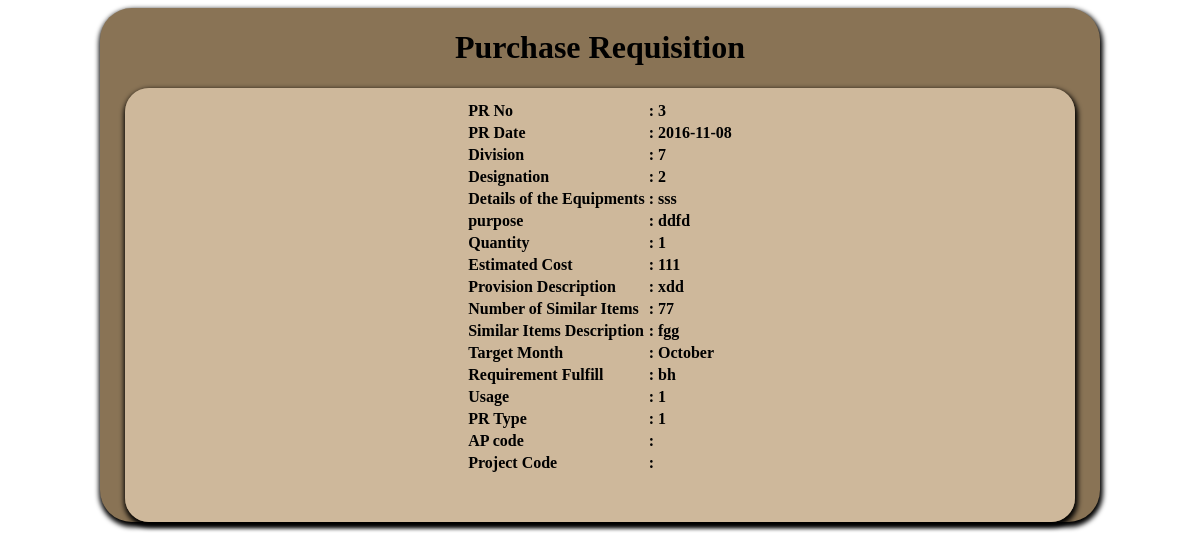
The page /pr_request_view.php?id=3 on the database its author committed.
### tables this page shows
CREATE TABLE `pc_pr_dtls_tbl` (
  `pr_dtls_code` int(11) NOT NULL,
  `pr_no` varchar(25) NOT NULL,
  `applicant` int(10) NOT NULL,
  `serial_no` int(10) NOT NULL,
  `DivisionCode` int(5) NOT NULL,
  `Name_officer` varchar(300) NOT NULL,
  `descrip` varchar(200) NOT NULL,
  `pr_date` date NOT NULL,
  `quantity` double NOT NULL,
  `pur_ type` varchar(400) NOT NULL,
  `purpose` varchar(600) NOT NULL,
  `DesigCode` int(5) NOT NULL,
  `Dtls_of_equipment` varchar(1000) NOT NULL,
  `est_cost` double NOT NULL,
  `act_cost` double NOT NULL,
  `bud_pro_des` text NOT NULL,
  `alter_source` text NOT NULL,
  `provision_des` varchar(600) NOT NULL,
  `simiar_item` int(10) NOT NULL,
  `similar_des` text NOT NULL,
  `head_rec` int(10) NOT NULL,
  `head_rec_date` date NOT NULL,
  `head_rec_sta` varchar(3) NOT NULL,
  `rec_ddg` int(10) NOT NULL,
  `rec_ddg_date` date NOT NULL,
  `rec_ddg_sta` varchar(3) NOT NULL,
  `autri_dg` int(10) NOT NULL,
  `autri_dg_date` date NOT NULL,
  `autri_dg_sta` varchar(3) NOT NULL,
  `usage_no` int(11) NOT NULL,
  `req_fulfill` varchar(1000) NOT NULL,
  `target_month` varchar(500) NOT NULL,
  `pro_code` varchar(20) NOT NULL,
  `pr_type_no` int(11) NOT NULL,
  `file_no` varchar(25) NOT NULL,
  `remarks` varchar(10) DEFAULT NULL,
  `ap_code` varchar(20) NOT NULL
);

### pr_request_view.php (the view, shortened to what this page needs)
<html>
<head>
<link href="css/Css_file.css" rel="stylesheet" type="text/css">
</head>
<body onLoad="sessSet('pr_request.php')" onClick="mytstfunc()">
<div id="wrapp">
 <form id="form1" name="form1" method="post" action="" >
  <table id="wrapped2" align="center" width="136%"  border="0" cellpadding="10" cellspacing="1">
   <caption>
   <h1>Purchase Requisition</h1>
   </caption>
   <tr>
    <td><table border="0" align="center">
      <tr>
           <th align="left">PR No</th>
           <th>:</th>
           <td name="txtusername" id = "txtusername">
           <?php
            $pr=$_GET['id'];
            $ress = mysql_query("SELECT * FROM pc_pr_dtls_tbl WHERE pr_no=$pr");
            while ($row = mysql_fetch_array($ress))
            {
                echo $row["pr_no"];
            }
           ?>
          </td>
      </tr>
      <tr>
           <th align="left">PR Date</th>
           <th>:</th>
           <td name="txtusername" id = "txtusername">
           <?php
            $pr=$_GET['id'];
            $ress = mysql_query("SELECT * FROM pc_pr_dtls_tbl WHERE pr_no=$pr");
            while ($row = mysql_fetch_array($ress))
            {
                echo $row["pr_date"];
            }
           ?>
          </td>
      </tr>
       <tr>
       <th align="left">Division</th>
       <th>:</th>
        <td name="txtusername" id = "txtusername">
           <?php
            $pr=$_GET['id'];
            $ress = mysql_query("SELECT * FROM pc_pr_dtls_tbl WHERE pr_no=$pr");
            while ($row = mysql_fetch_array($ress))
            {
                echo $row["DivisionCode"];
            }
           ?>
          </td>
      </tr>
       <tr>
       <th align="left">Designation</th>
       <th>:</th>
        <td name="txtusername" id = "txtusername">
           <?php
            $pr=$_GET['id'];
            $ress = mysql_query("SELECT * FROM pc_pr_dtls_tbl WHERE pr_no=$pr");
            while ($row = mysql_fetch_array($ress))
            {
                echo $row["DesigCode"];
            }
           ?>
          </td>
      </tr>
	   <tr>
       <th align="left">Details of the Equipments</th>
       <th>:</th>
        <td name="txtusername" id = "txtusername">
           <?php
            $pr=$_GET['id'];
            $ress = mysql_query("SELECT * FROM pc_pr_dtls_tbl WHERE pr_no=$pr");
            while ($row = mysql_fetch_array($ress))
            {
                echo $row["Dtls_of_equipment"];
            }
           ?>
          </td>
      </tr>
	   <tr>
       <th align="left">purpose</th>
       <th>:</th>
       <td name="txtusername" id = "txtusername">
           <?php
            $pr=$_GET['id'];
            $ress = mysql_query("SELECT * FROM pc_pr_dtls_tbl WHERE pr_no=$pr");
            while ($row = mysql_fetch_array($ress))
            {
                echo $row["purpose"];
            }
           ?>
          </td>
      </tr>
      <tr>
       <th align="left">Quantity</th>
       <th>:</th>
       <td name="txtusername" id = "txtusername">
           <?php
            $pr=$_GET['id'];
            $ress = mysql_query("SELECT * FROM pc_pr_dtls_tbl WHERE pr_no=$pr");
            while ($row = mysql_fetch_array($ress))
            {
                echo $row["quantity"];
            }
           ?>
          </td>
      </tr>
      <tr>
       <th align="left">Estimated Cost</th>
       <th>:</th>
       <td name="txtusername" id = "txtusername">
           <?php
            $pr=$_GET['id'];
            $ress = mysql_query("SELECT * FROM pc_pr_dtls_tbl WHERE pr_no=$pr");
            while ($row = mysql_fetch_array($ress))
            {
                echo $row["est_cost"];
            }
           ?>
          </td>
      </tr>
      <tr>
       <th align="left">Provision Description</th>
       <th>:</th>
       <td name="txtusername" id = "txtusername">
           <?php
            $pr=$_GET['id'];
            $ress = mysql_query("SELECT * FROM pc_pr_dtls_tbl WHERE pr_no=$pr");
            while ($row = mysql_fetch_array($ress))
            {
                echo $row["provision_des"];
            }
           ?>
          </td>
      </tr>
       <tr>
       <th align="left"> Number of Similar Items</th>
       <th>:</th>
       <td name="txtusername" id = "txtusername">
           <?php
            $pr=$_GET['id'];
            $ress = mysql_query("SELECT * FROM pc_pr_dtls_tbl WHERE pr_no=$pr");
            while ($row = mysql_fetch_array($ress))
            {
                echo $row["simiar_item"];
            }
           ?>
          </td>
      </tr>
      <tr>
       <th align="left">Similar Items Description</th>
       <th>:</th>
       <td name="txtusername" id = "txtusername">
           <?php
            $pr=$_GET['id'];
            $ress = mysql_query("SELECT * FROM pc_pr_dtls_tbl WHERE pr_no=$pr");
            while ($row = mysql_fetch_array($ress))
            {
                echo $row["similar_des"];
            }
           ?>
          </td>
      </tr>
	  <tr>
       <th align="left">Target Month</th>
       <th>:</th>
       <td name="txtusername" id = "txtusername">
           <?php
            $pr=$_GET['id'];
            $ress = mysql_query("SELECT * FROM pc_pr_dtls_tbl WHERE pr_no=$pr");
            while ($row = mysql_fetch_array($ress))
            {
                echo $row["target_month"];
            }
           ?>
          </td>
      </tr>
      <tr>
       <th align="left"> Requirement Fulfill</th>
       <th>:</th>
       <td name="txtusername" id = "txtusername">
           <?php
            $pr=$_GET['id'];
            $ress = mysql_query("SELECT * FROM pc_pr_dtls_tbl WHERE pr_no=$pr");
            while ($row = mysql_fetch_array($ress))
            {
                echo $row["req_fulfill"];
            }
           ?>
          </td>
      </tr>
      <tr>
       <th align="left">Usage</th>
       <th>:</th>
       <td name="txtusername" id = "txtusername">
           <?php
            $pr=$_GET['id'];
            $ress = mysql_query("SELECT * FROM pc_pr_dtls_tbl WHERE pr_no=$pr");
            while ($row = mysql_fetch_array($ress))
            {
                echo $row["usage_no"];
            }
           ?>
          </td>
      </tr>
	  <tr>
       <th align="left">PR Type</th>
       <th>:</th>
       <td name="txtusername" id = "txtusername">
           <?php
            $pr=$_GET['id'];
            $ress = mysql_query("SELECT * FROM pc_pr_dtls_tbl WHERE pr_no=$pr");
            while ($row = mysql_fetch_array($ress))
            {
                echo $row["pr_type_no"];
            }
           ?>
          </td>
      </tr>
      <tr>
       <th align="left">AP code</th>
       <th>:</th>
       <td name="txtusername" id = "txtusername">
          </td>
      </tr>
       <tr>
       <th align="left">Project Code</th>
       <th>:</th>
            <td name="txtusername" id = "txtusername">
          </td>
       </tr>
   </td>
   </tr>
  </table>
 </form>
 <br />
 <br />
</div>
</body>
</html>

### css/Css_file.css (style rules this page uses)
Caption { color:#000000; white-space:nowrap; }
#wrapp { width:1000px; margin:auto; background:#897355; box-shadow:1px 3px 5px 2px; border-radius:2em; }
#wrapped2 { background:url(../images/inbg5.png); margin:auto; width:95%; box-shadow:1px 3px 5px 2px; border-radius:1.5em; }
th, td { font-weight:bolder; vertical-align:central; color:#000; font-size:16px; }

### rows shown on the page
pc_pr_dtls_tbl: pr_no "3", pr_date "2016-11-08", DivisionCode "7", DesigCode "2", Dtls_of_equipment "sss", purpose "ddfd", quantity "1", est_cost "111", provision_des "xdd", simiar_item "77", similar_des "fgg", target_month "October", req_fulfill "bh", usage_no "1", pr_type_no "1"
